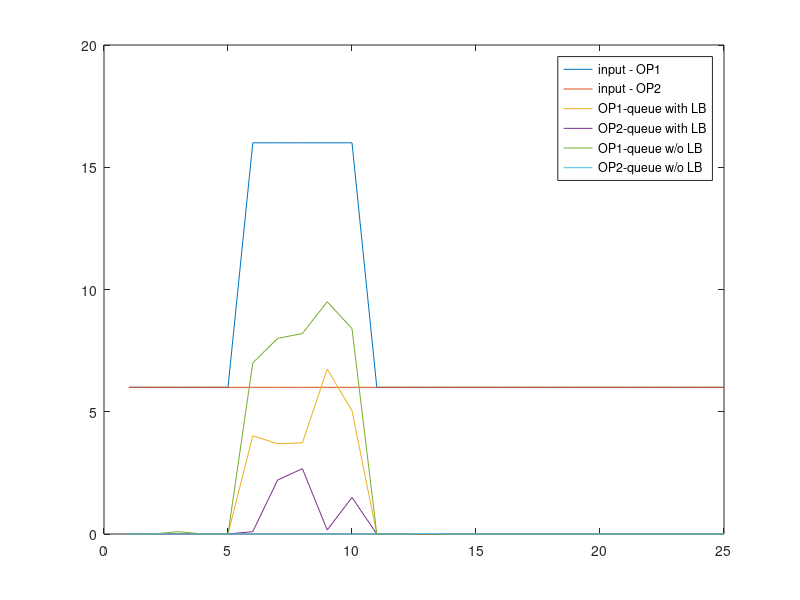

Source code (MATLAB):
figure;
inputlambda=[6*ones(1,5) 16*ones(1,5) 6*ones(1,15)];
inputlambda2=[6*ones(1,25)];
load('lorenzo_test_9_13_no_opt.mat')
load('lorenzo_test_9_13_opt.mat')
plot((1:25),inputlambda,(1:25),inputlambda2,(1:25),sum(qG1_Opt,2),(1:25),sum(qG2_Opt,2),(1:25),sum(qG1,2),(1:25),sum(qG2,2))
legend('input - OP1','input - OP2','OP1-queue with LB','OP2-queue with LB','OP1-queue w/o LB','OP2-queue w/o LB')